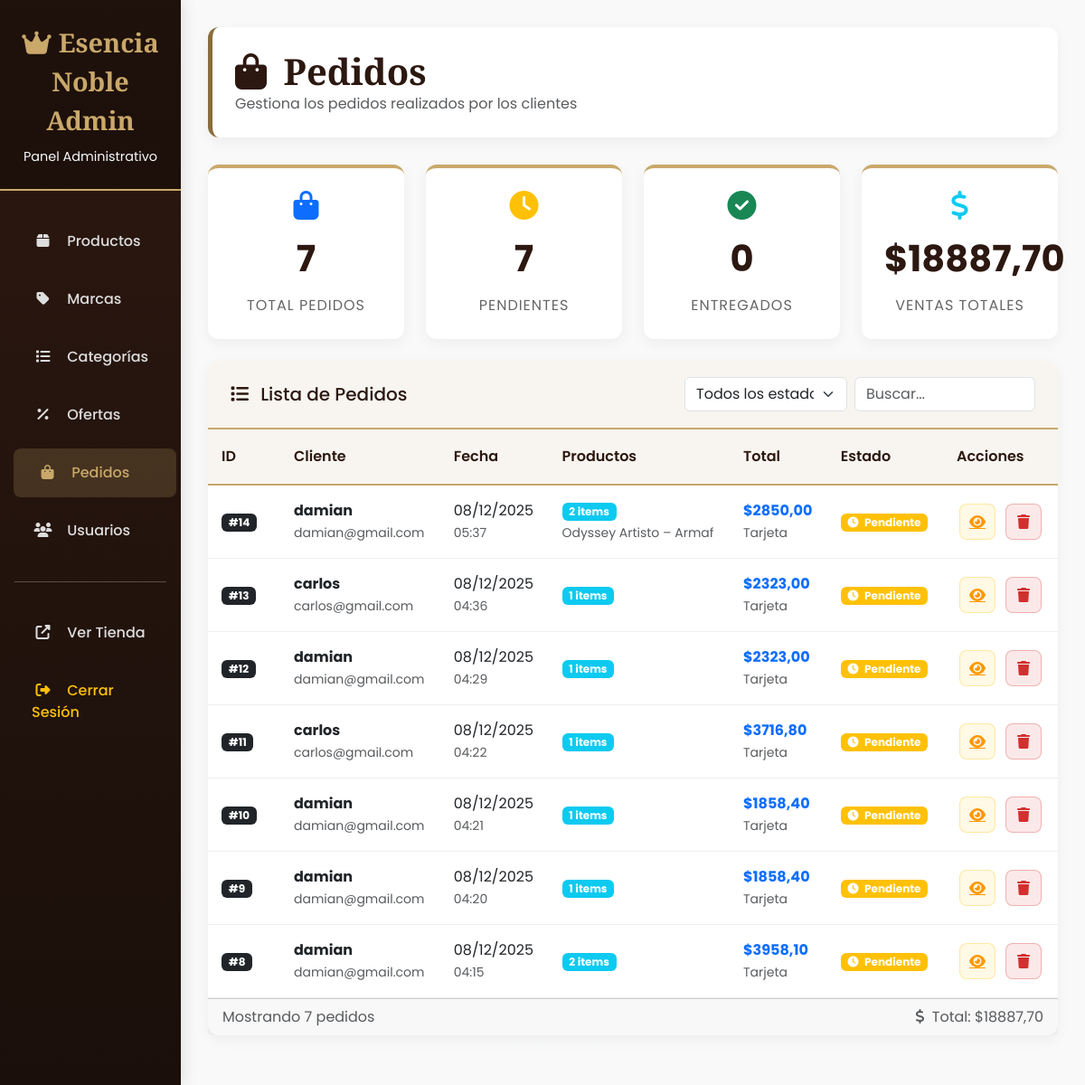
The app's page /panel/pedidos/ (signed in), older data.
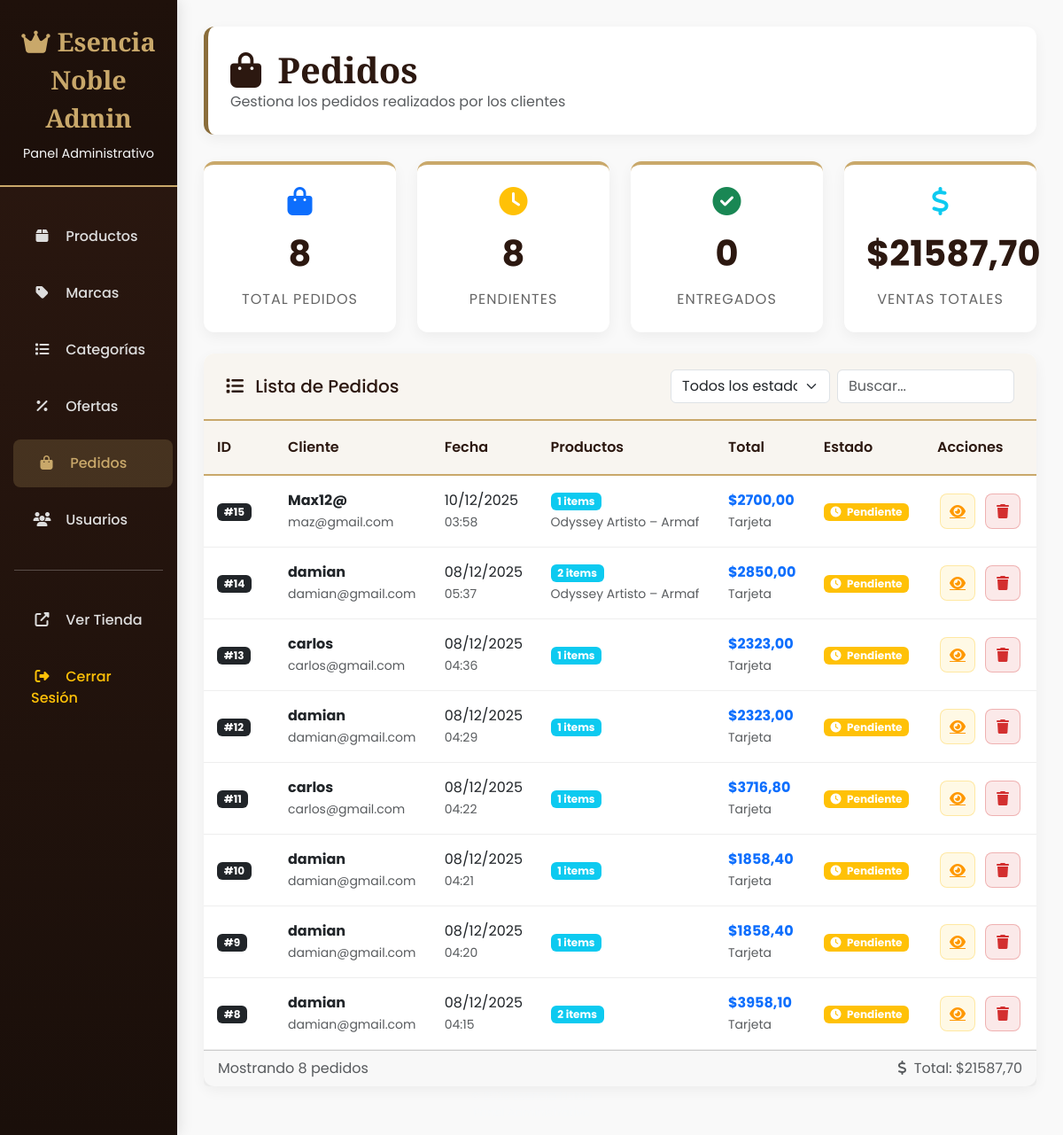
The same page, newer data.
### core/models.py (models this page shows, shortened)
class Pedido(models.Model):
    ESTADO = [
        ('Pendiente', 'Pendiente'),
        ('Pagado', 'Pagado'),
        ('Enviado', 'Enviado'),
        ('Entregado', 'Entregado'),
        ('Cancelado', 'Cancelado'),
    ]
    usuario = models.ForeignKey(User, on_delete=models.CASCADE, related_name='pedidos')
    direccion_envio = models.ForeignKey(Direccion, on_delete=models.SET_NULL, null=True)
    fecha = models.DateTimeField(auto_now_add=True)
    estado = models.CharField(max_length=20, choices=ESTADO, default='Pendiente')
    total = models.DecimalField(max_digits=10, decimal_places=2, default=0.0)
    metodo_pago = models.CharField(max_length=50, blank=True)

class Usuario(AbstractUser):
    telefono = models.CharField(max_length=20, blank=True)
    direccion = models.CharField(max_length=250, blank=True)
    ciudad = models.CharField(max_length=100, blank=True)

class PedidoItem(models.Model):
    pedido = models.ForeignKey(Pedido, on_delete=models.CASCADE, related_name='items')
    producto = models.ForeignKey(Producto, on_delete=models.SET_NULL, null=True)
    cantidad = models.PositiveIntegerField(default=1)
    precio_unitario = models.DecimalField(max_digits=10, decimal_places=2)

class Producto(models.Model):
    nombre = models.CharField(max_length=200)
    slug = models.SlugField(max_length=220, unique=True)
    descripcion = models.TextField(blank=True)
    precio = models.DecimalField(max_digits=10, decimal_places=2)
    descuento_porcentaje = models.DecimalField(
        max_digits=5,
        decimal_places=2,
        default=0,
        blank=True,
        null=True,
        verbose_name="Descuento (%)"
    )
    stock = models.PositiveIntegerField(default=0)
    sku = models.CharField(max_length=50, blank=True, null=True)
    marca = models.ForeignKey(Marca, on_delete=models.PROTECT, related_name='productos')
    categoria = models.ForeignKey(Categoria, on_delete=models.SET_NULL, null=True, blank=True, related_name='productos')
    imagen = models.ImageField(upload_to='productos/', blank=True, null=True)
    creado = models.DateTimeField(auto_now_add=True)
    actualizado = models.DateTimeField(auto_now=True)

### core/views.py (the view)
# urls.py: path("panel/pedidos/", views.admin_pedidos, name="admin_pedidos"),
@login_required
@staff_member_required
def admin_pedidos(request):
    pedidos = Pedido.objects.all().order_by('-fecha')
    estados = Pedido.ESTADO
    filtro_estado = request.GET.get('estado')
    if filtro_estado:
        pedidos = pedidos.filter(estado=filtro_estado)
    pedidos_pendientes = Pedido.objects.filter(estado='Pendiente').count()
    pedidos_entregados = Pedido.objects.filter(estado='Entregado').count()
    total_ventas = sum(pedido.total for pedido in pedidos)
    return render(request, "admin/pedidos.html", {
        "pedidos": pedidos,
        "estados": estados,
        "estado_actual": filtro_estado,
        "pedidos_pendientes": pedidos_pendientes,
        "pedidos_entregados": pedidos_entregados,
        "total_ventas": total_ventas,
    })

### core/templates/admin/pedidos.html (shortened to what the changed rows need)
{% extends "admin/base_admin.html" %}
{% block content %}
<div class="admin-header d-flex justify-content-between align-items-center">
    <div>
        <h1><i class="fas fa-shopping-bag me-2"></i> Pedidos</h1>
    </div>
</div>
<div class="row mb-4">
    <div class="col-md-3">
        <div class="stat-card">
            <i class="fas fa-shopping-bag fa-2x text-primary"></i>
            <div class="stat-number">{{ pedidos|length }}</div>
            <div class="stat-label">Total Pedidos</div>
        </div>
    </div>
    <div class="col-md-3">
        <div class="stat-card">
            <i class="fas fa-clock fa-2x text-warning"></i>
            <div class="stat-number">{{ pedidos_pendientes }}</div>
            <div class="stat-label">Pendientes</div>
        </div>
    </div>
    <div class="col-md-3">
        <div class="stat-card">
            <i class="fas fa-dollar-sign fa-2x text-info"></i>
            <div class="stat-number">${{ total_ventas|floatformat:2 }}</div>
            <div class="stat-label">Ventas Totales</div>
        </div>
    </div>
</div>
<div class="card admin-card">
    <div class="card-body p-0">
        <div class="table-responsive">
            <table class="table table-admin mb-0" id="pedidosTable">
                <thead>
                    <tr>
                        <th width="80">ID</th>
                        <th>Cliente</th>
                        <th>Fecha</th>
                        <th>Productos</th>
                        <th>Total</th>
                        <th>Estado</th>
                        <th width="100">Acciones</th>
                    </tr>
                </thead>
                <tbody>
                    {% for pedido in pedidos %}
                    <tr>
                        <td class="fw-bold">
                            <span class="badge bg-dark">#{{ pedido.id }}</span>
                        </td>
                        <td>
                            <strong>{{ pedido.usuario.username }}</strong>
                            <br><small class="text-muted">{{ pedido.usuario.email }}</small>
                        </td>
                        <td>
                            {{ pedido.fecha|date:"d/m/Y" }}
                            <br><small class="text-muted">{{ pedido.fecha|date:"H:i" }}</small>
                        </td>
                        <td>
                            <span class="badge bg-info">{{ pedido.items.count }} items</span>
                            <br><small class="text-muted">{{ pedido.items.first.producto.nombre|truncatechars:30 }}</small>
                        </td>
                        <td>
                            <span class="fw-bold text-primary">${{ pedido.total|floatformat:2 }}</span>
                            {% if pedido.metodo_pago %}
                            <br><small class="text-muted">{{ pedido.metodo_pago }}</small>
                            {% endif %}
                        </td>
                        <td>
                            {% if pedido.estado == 'Pendiente' %}
                            <span class="badge bg-warning">
                                <i class="fas fa-clock me-1"></i> {{ pedido.estado }}
                            </span>
                            {% elif pedido.estado == 'Pagado' %}
                            <span class="badge bg-info">
                                <i class="fas fa-check me-1"></i> {{ pedido.estado }}
                            </span>
                            {% elif pedido.estado == 'Enviado' %}
                            <span class="badge bg-primary">
                                <i class="fas fa-shipping-fast me-1"></i> {{ pedido.estado }}
                            </span>
                            {% elif pedido.estado == 'Entregado' %}
                            <span class="badge bg-success">
                                <i class="fas fa-box-open me-1"></i> {{ pedido.estado }}
                            </span>
                            {% elif pedido.estado == 'Cancelado' %}
                            <span class="badge bg-danger">
                                <i class="fas fa-times me-1"></i> {{ pedido.estado }}
                            </span>
                            {% endif %}
                        </td>
                        <td>
    <div class="d-flex">
        <a href="{% url 'admin_pedido_detalle' pedido.id %}" class="btn-action btn-edit me-2" title="Ver Detalles">
            <i class="fas fa-eye"></i>
        </a>
        <form method="post" action="{% url 'admin_pedido_eliminar' pedido.id %}"
              onsubmit="return confirm('¿Estás seguro de eliminar el pedido #{{ pedido.id }}?');"
              style="display: inline;">
            <button type="submit" class="btn-action btn-delete" title="Eliminar">
                <i class="fas fa-trash"></i>
            </button>
        </form>
    </div>
</td>
                    </tr>
                    {% endfor %}
                </tbody>
            </table>
        </div>
    </div>
    {% if pedidos %}
    <div class="card-footer">
        <div class="d-flex justify-content-between align-items-center">
            <div class="text-muted">
                Mostrando {{ pedidos|length }} pedidos
            </div>
            <div class="text-muted">
                <i class="fas fa-dollar-sign me-1"></i> Total: ${{ total_ventas|floatformat:2 }}
            </div>
        </div>
    </div>
    {% endif %}
</div>
{% endblock %}

Row changes from the older to the newer data that the page shows:
added Pedido: id "15", usuario.username "Max12@", usuario.email "maz@gmail.com", fecha "10/12/2025", fecha "03:58", items.count "1", items.first.producto.nombre "Odyssey Artisto – Armaf", total "2700,00", metodo_pago "Tarjeta", estado "Pendiente"
Text that changed along with them:
{{ pedidos|length }}: "7" → "8"
{{ pedidos_pendientes }}: "7" → "8"
{{ total_ventas|floatformat:2 }}: "18887,70" → "21587,70"
